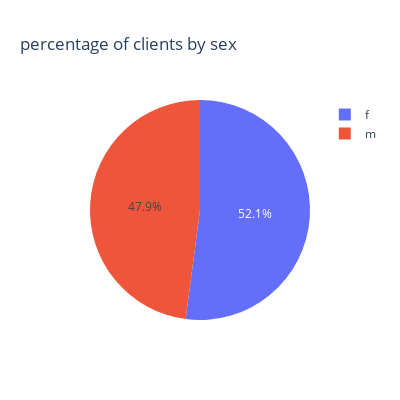

Write notebook code for a chart like this one.
### Markdown cell above
### A-Clients

### Code cell
fig = px.pie(df_client, names='sex', title='percentage of clients by sex',width=400, height=400)
fig.show()

print("-> The customer base contains {} including: .".format(df_client.count()[0]))
print("-> {} of clients are women .".format(df_client[(df_client.sex == 'f')].count()[0]))
print("-> {} of clients are men .".format(df_client[(df_client.sex == 'm')].count()[0]))
pie.savefig("percentage_of_clients_by_sex.png")

### Figure 1 — Plotly figure (JSON) as saved in the notebook; plotly's stock layout.template omitted (floating-point values rounded to 4 significant figures; data arrays with more than 128 entries replaced by an {"elided": "..."} marker saying what was removed)
{"data": [{"domain": {"x": [0, 1], "y": [0, 1]}, "hovertemplate": "sex=%{label}<extra></extra>", "labels": {"elided": "8621 str values"}, "legendgroup": "", "name": "", "showlegend": true, "type": "pie"}], "layout": {"height": 400, "legend": {"tracegroupgap": 0}, "title": {"text": "percentage of clients by sex"}, "width": 400}}
